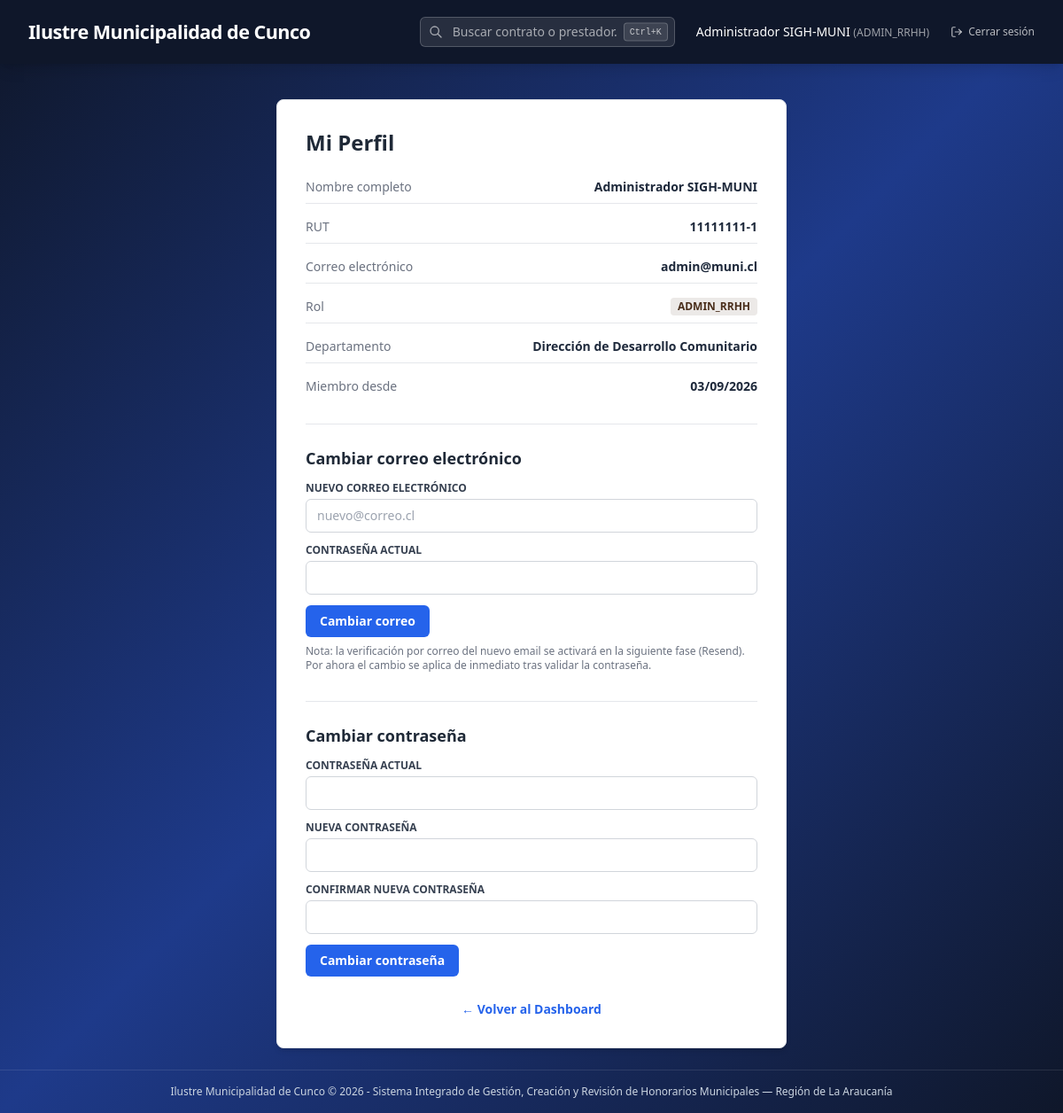
Page /auth/profile (signed in) on the committed database.
### app/models/user.py (models this page shows, shortened)
class User(db.Model):
    __tablename__ = 'users'
    id = db.Column(db.Integer, primary_key=True, autoincrement=True)
    rut = db.Column(db.String(20), nullable=False, unique=True)
    first_name = db.Column(db.String(100), nullable=False)
    last_name = db.Column(db.String(100), nullable=False)
    email = db.Column(db.String(120), nullable=False, unique=True)
    password_hash = db.Column(db.String(255), nullable=False)
    role = db.Column(db.String(50), nullable=False)  # SUPERADMIN, ADMIN_RRHH, JEFE_DEPTO, FINANZAS_CONTROL
    department_id = db.Column(db.Integer, db.ForeignKey('departments.id', ondelete='SET NULL'), nullable=True)
    is_active = db.Column(db.Integer, nullable=False, default=1)
    created_at = db.Column(db.DateTime, nullable=False, default=datetime.utcnow)
    @property
    def full_name(self):
        return f"{self.first_name} {self.last_name}"

class Department(db.Model):
    __tablename__ = 'departments'
    id = db.Column(db.Integer, primary_key=True, autoincrement=True)
    code = db.Column(db.String(50), nullable=False, unique=True)
    name = db.Column(db.String(150), nullable=False)
    cost_center = db.Column(db.String(50), nullable=True)
    is_active = db.Column(db.Integer, nullable=False, default=1)
    created_at = db.Column(db.DateTime, nullable=False, default=datetime.utcnow)
    users = db.relationship('User', backref='department', lazy=True)

### app/auth/routes.py (the view)
@auth_bp.route('/profile', methods=['GET', 'POST'])
@login_required
def profile():
    user = get_current_user()
    password_form = ChangePasswordForm()
    email_form = ChangeEmailForm()
    return render_template('auth/profile.html', user=user,
                           password_form=password_form, email_form=email_form)

### app/auth/forms.py
class ChangePasswordForm(FlaskForm):
    current_password = PasswordField('Contraseña actual', validators=[
        DataRequired(message='Ingrese su contraseña actual.')
    ])
    new_password = PasswordField('Nueva contraseña', validators=[
        DataRequired(message='Ingrese la nueva contraseña.'),
        Length(min=8, message='La contraseña debe tener al menos 8 caracteres.')
    ])
    confirm_password = PasswordField('Confirmar nueva contraseña', validators=[
        DataRequired(message='Confirme la nueva contraseña.'),
        EqualTo('new_password', message='Las contraseñas no coinciden.')
    ])
    submit_password = SubmitField('Cambiar contraseña')

class ChangeEmailForm(FlaskForm):
    new_email = StringField('Nuevo correo electrónico', validators=[
        DataRequired(message='Ingrese el nuevo correo electrónico.'),
        Regexp(r'^[^@\s]+@[^@\s]+\.[^@\s]+$', message='Ingrese un correo electrónico válido.')
    ])
    current_password = PasswordField('Contraseña actual', validators=[
        DataRequired(message='Ingrese su contraseña actual.')
    ])
    submit_email = SubmitField('Cambiar correo')

### app/auth/utils.py (called while the page is built)
def login_required(f):
    @wraps(f)
    def decorated_function(*args, **kwargs):
        if 'user_id' not in session:
            flash('Debes iniciar sesión para acceder a esta sección.', 'warning')
            return redirect(url_for('auth.login', next=request.url))
        return f(*args, **kwargs)
    return decorated_function

def get_current_user():
    if 'user_id' in session:
        return User.query.get(session['user_id'])
    return None

### app/templates/auth/profile.html (shortened to what this page needs)
{% extends "base.html" %}
{% block content %}
<div class="max-w-xl mx-auto bg-white p-8 rounded-lg shadow-md border border-gray-200">
    <h1 class="text-2xl font-bold text-gray-800 mb-6">Mi Perfil</h1>
    <div class="space-y-4 text-sm mb-8">
        <div class="flex justify-between border-b pb-2">
            <span class="text-gray-500">Nombre completo</span>
            <span class="font-semibold">{{ user.full_name }}</span>
        </div>
        <div class="flex justify-between border-b pb-2">
            <span class="text-gray-500">RUT</span>
            <span class="font-semibold">{{ user.rut }}</span>
        </div>
        <div class="flex justify-between border-b pb-2">
            <span class="text-gray-500">Correo electrónico</span>
            <span class="font-semibold">{{ user.email }}</span>
        </div>
        <div class="flex justify-between border-b pb-2">
            <span class="text-gray-500">Rol</span>
            <span class="font-semibold px-2 py-0.5 bg-[#4A2E1B]/10 text-[#4A2E1B] rounded text-xs">{{ user.role }}</span>
        </div>
        <div class="flex justify-between border-b pb-2">
            <span class="text-gray-500">Departamento</span>
            <span class="font-semibold">{{ user.department.name if user.department else '—' }}</span>
        </div>
        <div class="flex justify-between">
            <span class="text-gray-500">Miembro desde</span>
            <span class="font-semibold">{{ user.created_at.strftime('%d/%m/%Y') }}</span>
        </div>
    </div>
    <div class="mb-8 border-t pt-6">
        <h2 class="text-lg font-semibold text-gray-800 mb-3">Cambiar correo electrónico</h2>
        <form method="POST" action="{{ url_for('auth.change_email') }}" class="space-y-3">
            <div>
                <label class="block text-xs font-semibold text-gray-700 uppercase mb-1">Nuevo correo electrónico</label>
                {{ email_form.new_email(class="w-full px-3 py-2 border border-gray-300 rounded-md focus:outline-none focus:ring-2 focus:ring-[#2563eb] text-sm", placeholder="nuevo@correo.cl") }}
            </div>
            <div>
                <label class="block text-xs font-semibold text-gray-700 uppercase mb-1">Contraseña actual</label>
                {{ email_form.current_password(class="w-full px-3 py-2 border border-gray-300 rounded-md focus:outline-none focus:ring-2 focus:ring-[#2563eb] text-sm") }}
            </div>
            {{ email_form.submit_email(class="px-4 py-2 bg-[#2563eb] text-white rounded-md text-sm font-semibold hover:bg-blue-700") }}
        </form>
        <p class="text-xs text-gray-500 mt-2">
            Nota: la verificación por correo del nuevo email se activará en la siguiente fase (Resend). Por ahora el cambio se aplica de inmediato tras validar la contraseña.
        </p>
    </div>
    <div class="border-t pt-6">
        <h2 class="text-lg font-semibold text-gray-800 mb-3">Cambiar contraseña</h2>
        <form method="POST" action="{{ url_for('auth.change_password') }}" class="space-y-3">
            <div>
                <label class="block text-xs font-semibold text-gray-700 uppercase mb-1">Contraseña actual</label>
                {{ password_form.current_password(class="w-full px-3 py-2 border border-gray-300 rounded-md focus:outline-none focus:ring-2 focus:ring-[#2563eb] text-sm") }}
            </div>
            <div>
                <label class="block text-xs font-semibold text-gray-700 uppercase mb-1">Nueva contraseña</label>
                {{ password_form.new_password(class="w-full px-3 py-2 border border-gray-300 rounded-md focus:outline-none focus:ring-2 focus:ring-[#2563eb] text-sm") }}
            </div>
            <div>
                <label class="block text-xs font-semibold text-gray-700 uppercase mb-1">Confirmar nueva contraseña</label>
                {{ password_form.confirm_password(class="w-full px-3 py-2 border border-gray-300 rounded-md focus:outline-none focus:ring-2 focus:ring-[#2563eb] text-sm") }}
            </div>
            {{ password_form.submit_password(class="px-4 py-2 bg-[#2563eb] text-white rounded-md text-sm font-semibold hover:bg-blue-700") }}
        </form>
    </div>
    <div class="mt-6 text-center">
        <a href="{{ url_for('dashboard.index') }}" class="text-[#2563eb] hover:underline text-sm font-semibold">← Volver al Dashboard</a>
    </div>
</div>
{% endblock %}

### app/templates/base.html (shortened to what this page needs)
<!DOCTYPE html>
<html lang="es">
<head>
    <script src="https://cdn.tailwindcss.com"></script>
</head>
<body class="min-h-screen text-slate-800 flex flex-col font-sans bg-gradient-to-br from-[#0f172a] via-[#1e3a8a] to-slate-900">
    <nav class="bg-slate-900 text-white shadow-lg relative z-50">
        <div class="max-w-7xl mx-auto px-4 sm:px-6 lg:px-8">
            <div class="flex items-center justify-between h-[72px]">
                <div class="flex items-center space-x-6">
                    <a href="{{ url_for('dashboard.index') }}" class="flex items-center space-x-3 group">
                        <span class="font-extrabold text-[1.35rem] tracking-tight text-white leading-none">{{ g.municipio_nombre | default('SIGH-MUNI') }}</span>
                    </a>
                </div>
                {% if session.get('user_id') %}
                <div class="flex items-center gap-6">
                    <div class="relative" id="global_search_container">
                        <div class="relative">
                            <svg class="absolute left-2.5 top-1/2 -translate-y-1/2 w-4 h-4 text-white/60" fill="none" stroke="currentColor" viewBox="0 0 24 24">
                                <path stroke-linecap="round" stroke-linejoin="round" stroke-width="2" d="M21 21l-6-6m2-5a7 7 0 11-14 0 7 7 0 0114 0z"/>
                            </svg>
                            <input type="text" id="global_search_input"
                                placeholder="Buscar contrato o prestador..."
                                autocomplete="off"
                                class="w-56 lg:w-72 pl-9 pr-16 py-1.5 bg-white/10 border border-white/20 rounded-md text-sm text-white placeholder-white/60 focus:outline-none focus:ring-2 focus:ring-white/40 focus:bg-white/20 transition">
                            <kbd class="absolute right-2 top-1/2 -translate-y-1/2 text-[10px] bg-white/10 text-white/70 px-1.5 py-0.5 rounded border border-white/20 font-mono">Ctrl+K</kbd>
                        </div>
                    </div>
                    <a href="{{ url_for('auth.profile') }}" class="text-sm font-medium text-white hover:text-white/80 transition">
                        {{ session.get('user_name') }}
                        <span class="text-xs text-white/60">({{ session.get('user_role') }})</span>
                    </a>
                    <a href="{{ url_for('auth.logout') }}" class="text-white/70 hover:text-white text-xs font-medium transition flex items-center gap-1.5">
                        <svg xmlns="http://www.w3.org/2000/svg" width="14" height="14" viewBox="0 0 24 24" fill="none" stroke="currentColor" stroke-width="2" stroke-linecap="round" stroke-linejoin="round"><path d="M9 21H5a2 2 0 0 1-2-2V5a2 2 0 0 1 2-2h4"/><polyline points="16 17 21 12 16 7"/><line x1="21" y1="12" x2="9" y2="12"/></svg>
                        Cerrar sesión
                    </a>
                </div>
                {% endif %}
            </div>
        </div>
    </nav>
    <main class="flex-grow max-w-7xl w-full mx-auto px-4 sm:px-6 lg:px-8 py-6 relative z-10">
        {% block content %}{% endblock %}
    </main>
    <footer class="text-center py-4 text-xs text-slate-300 border-t border-white/10">
        {{ g.municipio_nombre | default('SIGH-MUNI') }} &copy; 2026 - Sistema Integrado de Gestión, Creación y Revisión de Honorarios Municipales
        {% if g.municipio_region %} &mdash; {{ g.municipio_region }}{% endif %}
    </footer>
</body>
</html>

### rows in the picture
User: get "ADMIN_RRHH", full_name "Administrador SIGH-MUNI", rut "11111111-1", email "admin@muni.cl", role "ADMIN_RRHH", created_at "03/09/2026"
Department: department "Dirección de Desarrollo Comunitario"

### other values in the picture
{{ g.municipio_nombre | default('SIGH-MUNI') }} "Ilustre Municipalidad de Cunco"
{{ session.get('user_name') }} "Administrador SIGH-MUNI"
{{ g.municipio_region }} "Región de La Araucanía"
